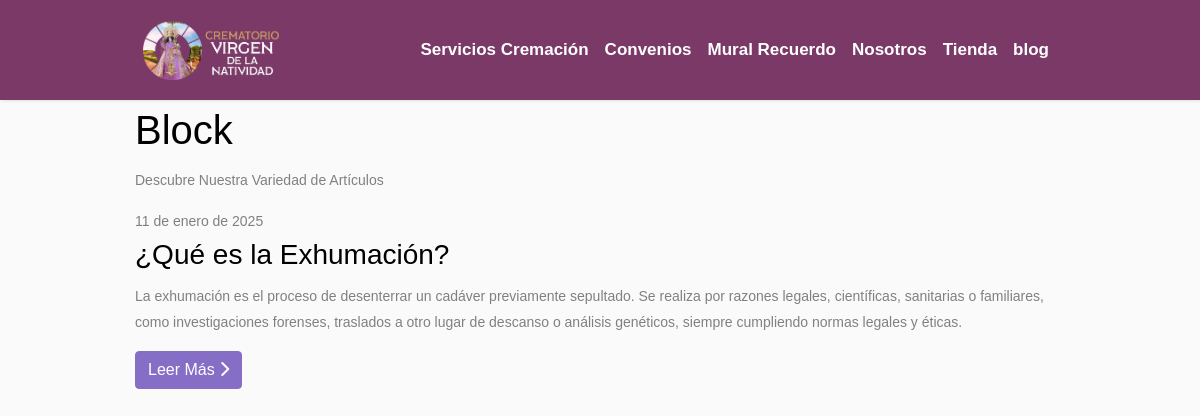
Screenshot of /blogs with the database file from the repository.
### blogs/models.py (models this page shows, shortened)
class BlogPost(models.Model):
    image_post = models.ImageField(verbose_name='Imagen', upload_to='Imagenes Blogs')
    title_post = models.CharField(max_length=255, verbose_name='Titulo Post')
    descriptions_post = models.TextField()
    content_post = HTMLField(verbose_name='Contenido')
    date_create = models.DateField(auto_now_add=True, verbose_name='Fecha de Creación')
    slug_post = models.SlugField(unique=True, blank=True, null=True)
    is_published = models.BooleanField(default=True, verbose_name='Estado Publicación')
    class Meta:
        verbose_name = 'Blog'
        verbose_name_plural = 'Blogs'

### base/views.py (the view)
# urls.py: path('blogs', indexblog, name='blogs'),
def indexblog(request):
    obj_blog  =  BlogPost.objects.all()
    return render(request, 'blogs/index-blog.html', {'blogs': obj_blog})

### base/templates/blogs/index-blog.html (shortened to what this page needs)
{% extends 'index-crematorio.html' %}
{% block content-crematorio-principal %}
<div class="container">
    <h1>Block</h1>
    <p>Descubre Nuestra Variedad de Artículos</p>
    <div class="grid-blogs">
        {% for i in blogs %}
        <div class="card-blogs">
            <div class="card-body-blog">
                <span>{{ i.date_create }}</span>
                <h3>{{ i.title_post }}</h3>
                <p>{{ i.descriptions_post }}</p>
                <a href="{% url 'detail-blog' i.slug_post %}" class="btn btn-primary">Leer Más <i class="fa-solid fa-chevron-right"></i></a>
            </div>
        </div>
        {% endfor %}
    </div>
</div>
{% endblock %}

### static/css/style-fallecido.css (style rules this page uses)
* { margin: 0px; padding: 0px; }
div.container { width: 80%; }

### static/css/style-store.css (style rules this page uses)
* { margin: 0px; padding: 0; }

### static/css/style-convenios.css (style rules this page uses)
* { margin: 0px; padding: 0px; }

### rows the page displays
BlogPost: date_create "11 de enero de 2025", title_post "¿Qué es la Exhumación?", descriptions_post "La exhumación es el proceso de desenterrar un cadáver previamente sepultado. Se realiza por razones legales, científicas, sanitarias o familiares, como investigaciones forenses, traslados a otro lugar de descanso o análisis genéticos, siempre cumpliendo normas legales y éticas."
